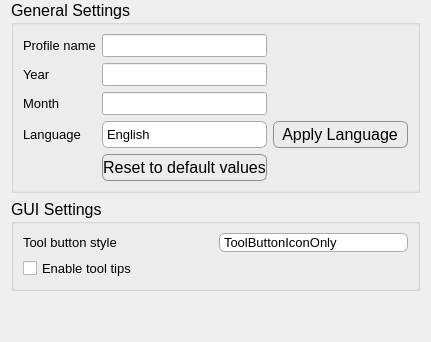
      <widget class="QWidget" name="page_0">
       <property name="styleSheet">
        <string notr="true"/>
       </property>
       <layout class="QGridLayout" name="gridLayout_7">
        <property name="topMargin">
         <number>0</number>
        </property>
        <item row="0" column="0" colspan="2">
         <widget class="QGroupBox" name="groupBox_generalSettings">
          <property name="minimumSize">
           <size>
            <width>0</width>
            <height>100</height>
           </size>
          </property>
          <property name="font">
           <font>
            <pointsize>12</pointsize>
            <weight>50</weight>
            <bold>false</bold>
           </font>
          </property>
          <property name="styleSheet">
           <string notr="true"/>
          </property>
          <property name="title">
           <string>General Settings</string>
          </property>
          <layout class="QGridLayout" name="gridLayout_13">
           <item row="0" column="0">
            <widget class="QLabel" name="label_17">
             <property name="font">
              <font>
               <pointsize>10</pointsize>
              </font>
             </property>
             <property name="text">
              <string>Profile name</string>
             </property>
            </widget>
           </item>
           <item row="0" column="2" colspan="2">
            <spacer name="horizontalSpacer_5">
             <property name="orientation">
              <enum>Qt::Horizontal</enum>
             </property>
             <property name="sizeHint" stdset="0">
              <size>
               <width>40</width>
               <height>20</height>
              </size>
             </property>
            </spacer>
           </item>
           <item row="3" column="2" colspan="2">
            <widget class="QPushButton" name="pushButton_2">
             <property name="font">
              <font>
               <pointsize>-1</pointsize>
              </font>
             </property>
             <property name="styleSheet">
              <string notr="true"> QPushButton {
     border: 1px solid #8f8f91;
     border-radius: 6px;
     height: 25px;
     font-size: 16px;
     background-color: qlineargradient(x1: 0, y1: 0, x2: 0, y2: 1,
                                       stop: 0 #f6f7fa, stop: 1 #dadbde);

 }


 QPushButton:focus:pressed {
     background-color: qlineargradient(x1: 0, y1: 0, x2: 0, y2: 1,
                                       stop: 0 #F0FFF0, stop: 1 #f6f7fa);
 }

 QPushButton:hover {
     background-color: qlineargradient(x1: 0, y1: 0, x2: 0, y2: 1,
                                       stop: 0 #f6f7fa, stop: 1 #F0FFF0);
 }

QPushButton:disabled{ background-color: #CCCCCC; }

 QPushButton:flat {
     border: none; /* no border for a flat push button */
 }

 QPushButton:default {
     border-color: navy; /* make the default button prominent */
 }</string>
             </property>
             <property name="text">
              <string>  Apply Language  </string>
             </property>
            </widget>
           </item>
           <item row="3" column="1">
            <widget class="QComboBox" name="comboBox_language">
             <property name="sizePolicy">
              <sizepolicy hsizetype="Preferred" vsizetype="Preferred">
               <horstretch>0</horstretch>
               <verstretch>0</verstretch>
              </sizepolicy>
             </property>
             <property name="font">
              <font>
               <pointsize>10</pointsize>
              </font>
             </property>
             <property name="styleSheet">
              <string notr="true">QComboBox {
    border: 1px solid gray;
    border-radius: 6px;
	border-color: rgb(170, 170, 170);
    min-width: 6em;
	background-color: qlineargradient(x1: 0, y1: 0, x2: 0, y2: 1,
                                       stop: 0 #f6f7fa, stop: 1 #dadbde);
}

QComboBox:hover{
  background-color: qlineargradient(x1: 0, y1: 0, x2: 0, y2: 1,
                                       stop: 0 #f6f7fa, stop: 1 #F0FFF0);
 }

QComboBox::drop-down {
    subcontrol-origin: padding;
    subcontrol-position: top right;
    width: 20px;
    border-style:solid;
    border-left-color: darkgray;
    border-left-style: solid; /* just a single line */
    border-top-right-radius: 3px; /* same radius as the QComboBox */
    border-bottom-right-radius: 3px;
}

QComboBox::down-arrow {
    image: url(:/icons/comboDown.png);
    width: 15px;
}

QComboBox::down-arrow:on { /* shift the arrow when popup is open */
    top: 1px;
    left: 1px;
}
</string>
             </property>
             <property name="currentText">
              <string notr="true">English</string>
             </property>
             <property name="iconSize">
              <size>
               <width>40</width>
               <height>20</height>
              </size>
             </property>
             <item>
              <property name="text">
               <string>English</string>
              </property>
              <property name="icon">
               <iconset resource="resources.qrc">
                <normaloff>:/icons/english.png</normaloff>:/icons/english.png</iconset>
              </property>
             </item>
             <item>
              <property name="text">
               <string>Svenska</string>
              </property>
              <property name="icon">
               <iconset resource="resources.qrc">
                <normaloff>:/icons/svenska.png</normaloff>:/icons/svenska.png</iconset>
              </property>
             </item>
             <item>
              <property name="text">
               <string>Italiano</string>
              </property>
              <property name="icon">
               <iconset resource="resources.qrc">
                <normaloff>:/icons/italiano.png</normaloff>:/icons/italiano.png</iconset>
              </property>
             </item>
            </widget>
           </item>
           <item row="0" column="1">
            <widget class="QLineEdit" name="lineEdit_userName">
             <property name="font">
              <font>
               <pointsize>10</pointsize>
              </font>
             </property>
             <property name="accessibleName">
              <string/>
             </property>
             <property name="accessibleDescription">
              <string/>
             </property>
             <property name="text">
              <string notr="true"/>
             </property>
            </widget>
           </item>
           <item row="1" column="1">
            <widget class="QLineEdit" name="lineEdit_year">
             <property name="font">
              <font>
               <pointsize>10</pointsize>
              </font>
             </property>
             <property name="accessibleDescription">
              <string/>
             </property>
             <property name="text">
              <string notr="true"/>
             </property>
            </widget>
           </item>
           <item row="2" column="1">
            <widget class="QLineEdit" name="lineEdit_month">
             <property name="font">
              <font>
               <pointsize>10</pointsize>
              </font>
             </property>
             <property name="accessibleDescription">
              <string/>
             </property>
             <property name="text">
              <string notr="true"/>
             </property>
            </widget>
           </item>
           <item row="2" column="0">
            <widget class="QLabel" name="label_19">
             <property name="font">
              <font>
               <pointsize>10</pointsize>
              </font>
             </property>
             <property name="text">
              <string>Month</string>
             </property>
            </widget>
           </item>
           <item row="1" column="0">
            <widget class="QLabel" name="label_22">
             <property name="font">
              <font>
               <pointsize>10</pointsize>
              </font>
             </property>
             <property name="text">
              <string>Year</string>
             </property>
            </widget>
           </item>
           <item row="3" column="0">
            <widget class="QLabel" name="label_15">
             <property name="font">
              <font>
               <pointsize>10</pointsize>
              </font>
             </property>
             <property name="text">
              <string>Language</string>
             </property>
            </widget>
           </item>
           <item row="4" column="1">
            <widget class="QPushButton" name="pushButton_toDefault">
             <property name="font">
              <font>
               <pointsize>-1</pointsize>
              </font>
             </property>
             <property name="toolTip">
              <string>&lt;html&gt;&lt;head/&gt;&lt;body&gt;&lt;p&gt;Reset settings to default values&lt;/p&gt;&lt;/body&gt;&lt;/html&gt;</string>
             </property>
             <property name="styleSheet">
              <string notr="true"> QPushButton {
     border: 1px solid #8f8f91;
     border-radius: 6px;
     height: 25px;
     font-size: 16px;
     background-color: qlineargradient(x1: 0, y1: 0, x2: 0, y2: 1,
                                       stop: 0 #f6f7fa, stop: 1 #dadbde);

 }


 QPushButton:focus:pressed {
     background-color: qlineargradient(x1: 0, y1: 0, x2: 0, y2: 1,
                                       stop: 0 #F0FFF0, stop: 1 #f6f7fa);
 }

 QPushButton:hover {
     background-color: qlineargradient(x1: 0, y1: 0, x2: 0, y2: 1,
                                       stop: 0 #f6f7fa, stop: 1 #F0FFF0);
 }

QPushButton:disabled{ background-color: #CCCCCC; }

 QPushButton:flat {
     border: none; /* no border for a flat push button */
 }

 QPushButton:default {
     border-color: navy; /* make the default button prominent */
 }</string>
             </property>
             <property name="text">
              <string>Reset to default values</string>
             </property>
            </widget>
           </item>
          </layout>
         </widget>
        </item>
        <item row="1" column="0" rowspan="2" colspan="2">
         <widget class="QGroupBox" name="groupBox_GUISettings">
          <property name="enabled">
           <bool>true</bool>
          </property>
          <property name="font">
           <font>
            <pointsize>12</pointsize>
           </font>
          </property>
          <property name="title">
           <string>GUI Settings</string>
          </property>
          <layout class="QGridLayout" name="gridLayout_11">
           <item row="0" column="0">
            <widget class="QLabel" name="label_16">
             <property name="font">
              <font>
               <pointsize>10</pointsize>
              </font>
             </property>
             <property name="text">
              <string>Tool button style</string>
             </property>
            </widget>
           </item>
           <item row="0" column="2">
            <widget class="QComboBox" name="comboBox_toolButtonStyle">
             <property name="font">
              <font>
               <pointsize>10</pointsize>
              </font>
             </property>
             <property name="accessibleDescription">
              <string notr="true"/>
             </property>
             <property name="styleSheet">
              <string notr="true">QComboBox {
    border: 1px solid gray;
    border-radius: 6px;
	border-color: rgb(170, 170, 170);
    min-width: 6em;
	background-color: qlineargradient(x1: 0, y1: 0, x2: 0, y2: 1,
                                       stop: 0 #f6f7fa, stop: 1 #dadbde);
}

QComboBox:hover{
  background-color: qlineargradient(x1: 0, y1: 0, x2: 0, y2: 1,
                                       stop: 0 #f6f7fa, stop: 1 #F0FFF0);
 }

QComboBox::drop-down {
    subcontrol-origin: padding;
    subcontrol-position: top right;
    width: 20px;
    border-style:solid;
    border-left-color: darkgray;
    border-left-style: solid; /* just a single line */
    border-top-right-radius: 3px; /* same radius as the QComboBox */
    border-bottom-right-radius: 3px;
}


QComboBox::down-arrow {
    image: url(:/icons/comboDown.png);
    width: 15px;
}

QComboBox::down-arrow:on { /* shift the arrow when popup is open */
    top: 1px;
    left: 1px;
}

</string>
             </property>
             <property name="currentText">
              <string notr="true">ToolButtonIconOnly</string>
             </property>
             <property name="frame">
              <bool>true</bool>
             </property>
             <item>
              <property name="text">
               <string>ToolButtonIconOnly</string>
              </property>
             </item>
             <item>
              <property name="text">
               <string>ToolButtonTextOnly</string>
              </property>
             </item>
             <item>
              <property name="text">
               <string>ToolButtonTextBesideIcon</string>
              </property>
             </item>
             <item>
              <property name="text">
               <string>ToolButtonTextUnderIcon</string>
              </property>
             </item>
             <item>
              <property name="text">
               <string>ToolButtonFollowStyle</string>
              </property>
             </item>
            </widget>
           </item>
           <item row="1" column="0">
            <widget class="QCheckBox" name="checkBox_enableToolTips">
             <property name="font">
              <font>
               <pointsize>10</pointsize>
              </font>
             </property>
             <property name="text">
              <string>Enable tool tips</string>
             </property>
            </widget>
           </item>
          </layout>
         </widget>
        </item>
        <item row="3" column="1">
         <spacer name="verticalSpacer_4">
          <property name="orientation">
           <enum>Qt::Vertical</enum>
          </property>
          <property name="sizeHint" stdset="0">
           <size>
            <width>20</width>
            <height>40</height>
           </size>
          </property>
         </spacer>
        </item>
       </layout>
      </widget>
